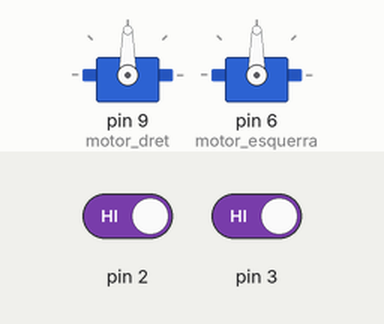
A sketch run on a simulated Arduino Uno, built with avr-gcc and run on an emulated ATmega328P. Shown: 2 × servo. Inputs (shaded band) come from the test bench; at power-on: pin 2 HIGH, pin 3 HIGH.

Above: at 1.2 s.
1.3 s: pin 2 driven LOW
At 2.2 s:
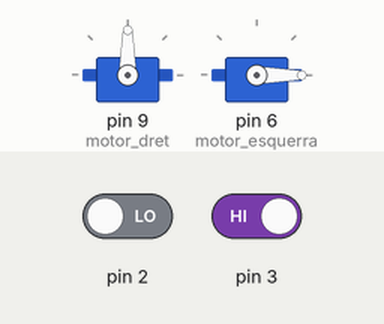
2.8 s: pin 3 driven LOW
At 3.4 s:
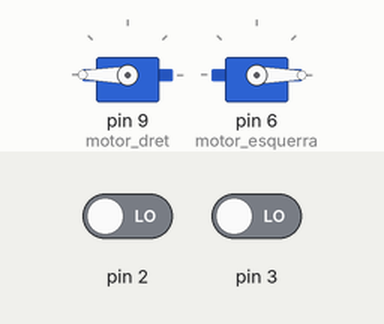
4.3 s: pin 2 driven HIGH
At 4.6 s:
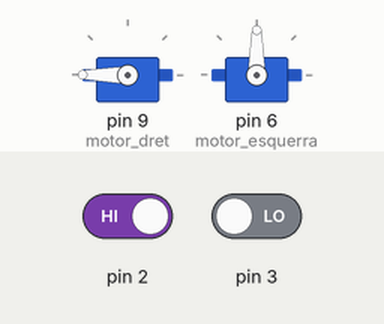
5.8 s: pin 3 driven HIGH
At 7.1 s:
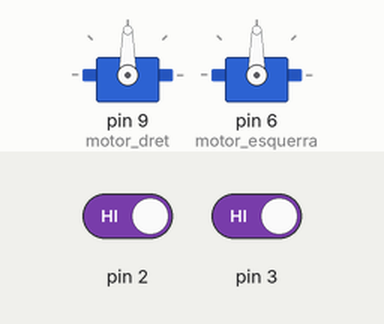
Timing chart, 0 to 8.3 s (numbered marks = the images above; inputs shaded):
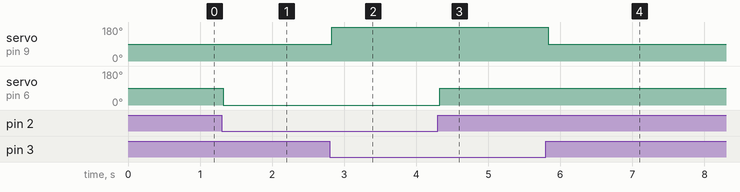

Measured:
- after the input at 1.3 s, servo on pin 6 (motor_esquerra): 90° → 0° at once
- after the input at 2.8 s, servo on pin 9 (motor_dret): 90° → 180° at once
- after the input at 4.3 s, servo on pin 6 (motor_esquerra): 0° → 90° at once
- after the input at 5.8 s, servo on pin 9 (motor_dret): 180° → 90° at once

The sketch:

segueix_linia.ino
```cpp
// (licence header left out)
#include <Servo.h>

//declara variables
int ir_dret;
int ir_esquerra;
int NEGRE;
int BLANC;
Servo motor_dret;
Servo motor_esquerra;

//Definir variables, establir el estat dels pins, inicializar llibrerías, etc... http://arduino.cc/es/Reference/Setup
void setup()
{
  // configura el pin digital 2 i 3 com a input http://arduino.cc/en/Reference/PinMode
  pinMode(2, INPUT);
  pinMode(3, INPUT);
  //defineix blanc i negre de la mateixa manero que ho faran els IR (0 i 1)
  NEGRE = 0;
  BLANC = 1;
  //configura els motors servos als pins 6 i 9 http://arduino.cc/es/Reference/ServoAttach
  motor_dret.attach(9);
  motor_esquerra.attach(6);
}

//Programa que s'ejecuta consecutivament http://arduino.cc/es/Reference/loop
void loop()
{
  //Llegir i assignar el valor dels pins 2 i 3 a variables
  ir_dret = digitalRead(2);
  ir_esquerra = digitalRead(3);
  //Al llegir ir dret igual que el negre (1), gira amb sentit anti-horari el motor esquerra (endavant), si no llegueix negre para el motor dret per poder girar
  if (ir_dret == NEGRE) {
    motor_esquerra.write(0);
    delay((20));
  } else {
    motor_esquerra.write(90);
    delay((20));
  }
  //Al llegir ir esquerra igual que el negre (1), gira amb sentit horari el motor dret (endavant), si no llegueix negre para el motor esquerra per poder girar
  if (ir_esquerra == NEGRE) {
    motor_dret.write(180);
    delay((20));

  } else {
    motor_dret.write(90);
    delay((20));
  }
}
```
